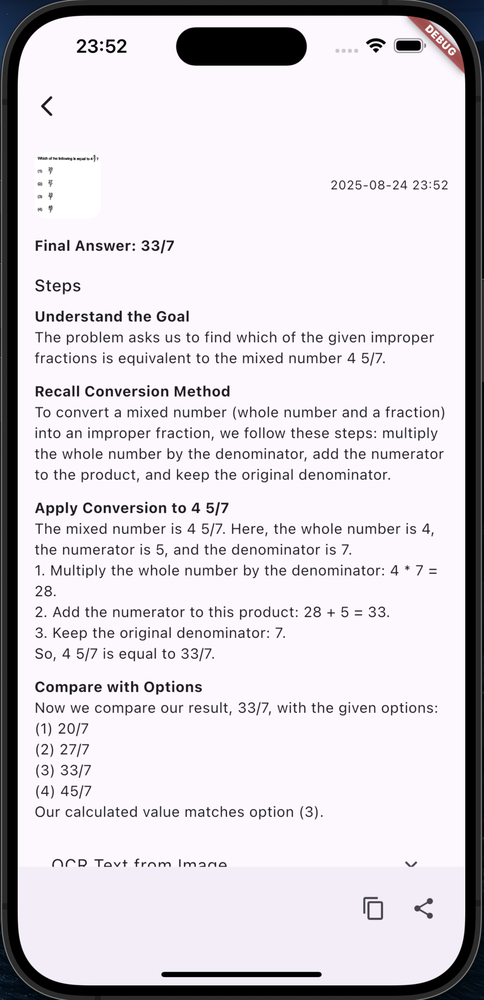
#> input picture assets/flutter_1.png, 484 x 1000 px, shrunk from 930 x 1922 before the run
$ python -i image_ocr.py   (imports and definitions only)
#> lines starting #> are read from the running program, lines starting #| are printed output that depends on the picture; after the words box and inside, x2 and y2 are one past the last pixel; in counts of white or black regions, pixels touching at a corner belong together
#> further down, picture is the input picture: shape (1000, 484, 3); mean B, G, R 216.3, 210.2, 214.9
from typing import Tuple
import re
import cv2
import numpy as np
import pytesseract

_MATH_LIKE_RE = re.compile(
    r"(=|[\+\-\*/^]|\\frac|\\sqrt|\\sum|\\int|\\lim|\\pi|\\theta|\\alpha|\\beta|\\le|\\ge|\\approx|\d)",
    re.I,
)


def _looks_like_math(text: str) -> bool:
    if not text:
        return False
    s = text.strip()
    if len(s) < 4:
        return False
    return bool(_MATH_LIKE_RE.search(s))


def _preprocess(img: np.ndarray) -> np.ndarray:
    g = cv2.cvtColor(img, cv2.COLOR_BGR2GRAY)
    g = cv2.medianBlur(g, 3)
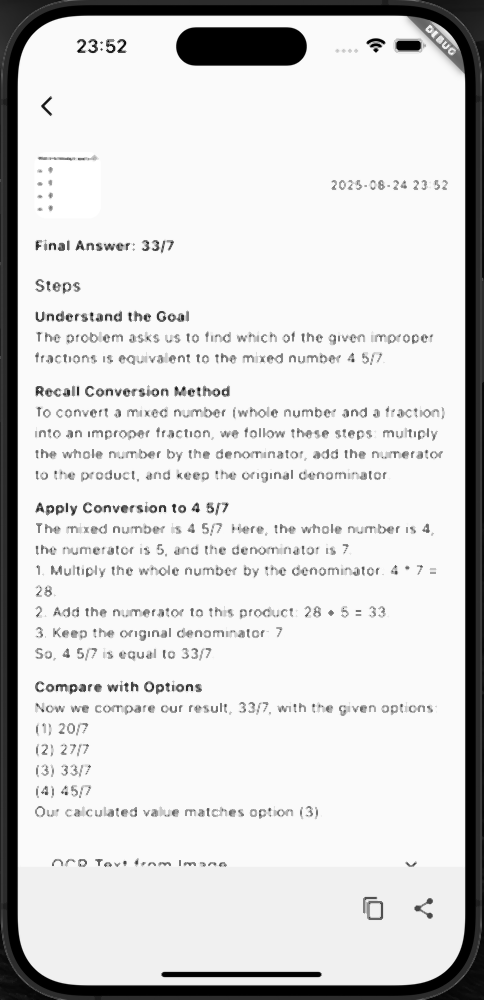
#> g: shape (1000, 484); min 0, max 255, mean 214.4
    thr = cv2.adaptiveThreshold(
        g, 255, cv2.ADAPTIVE_THRESH_GAUSSIAN_C, cv2.THRESH_BINARY, 31, 9
    )
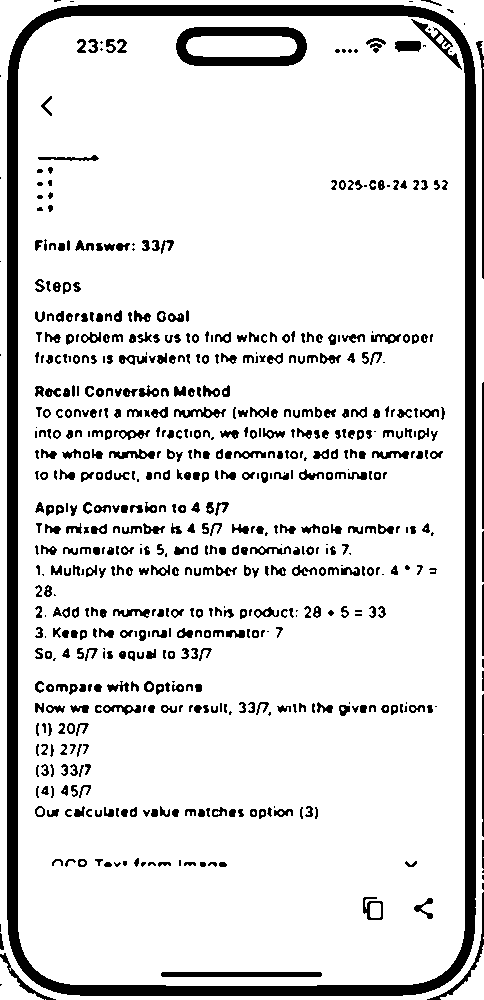
#> thr: shape (1000, 484); 86.7% white; 648 black regions (117 under 20 px), largest, box (x1, y1, x2, y2) and area: (7, 5, 476, 996) 29919, (176, 27, 307, 66) 2574, (161, 972, 322, 977) 801
    return thr


# [12 lines not run here, left out]

>>> import cv2
>>> picture = cv2.imread('../../../assets/flutter_1.png')
>>> result = _preprocess(picture)

$ run again, on assets/flutter_2.png
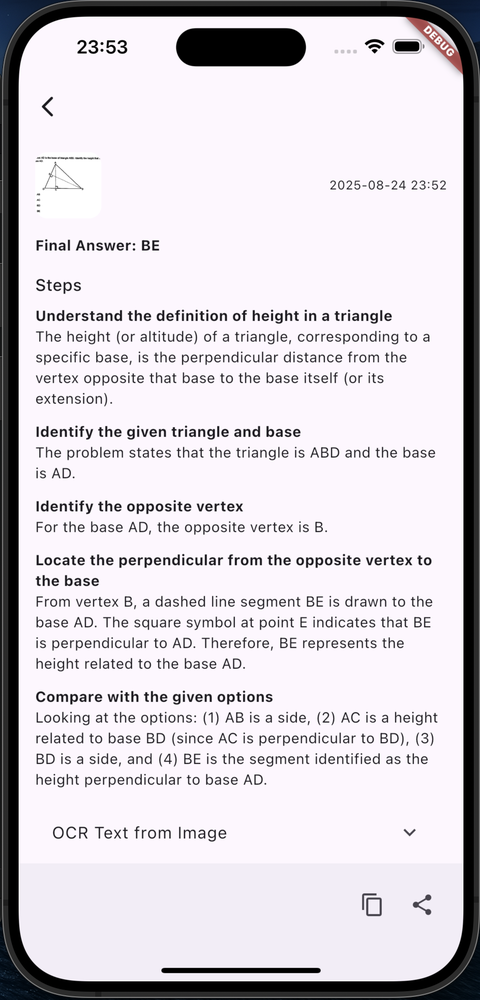
#> input picture assets/flutter_2.png, 480 x 1000 px, shrunk from 928 x 1932 before the run
#> picture is the input picture: shape (1000, 480, 3); mean B, G, R 214.7, 208.6, 213.2
#> in _preprocess, `g = cv2.medianBlur(g, 3)`:
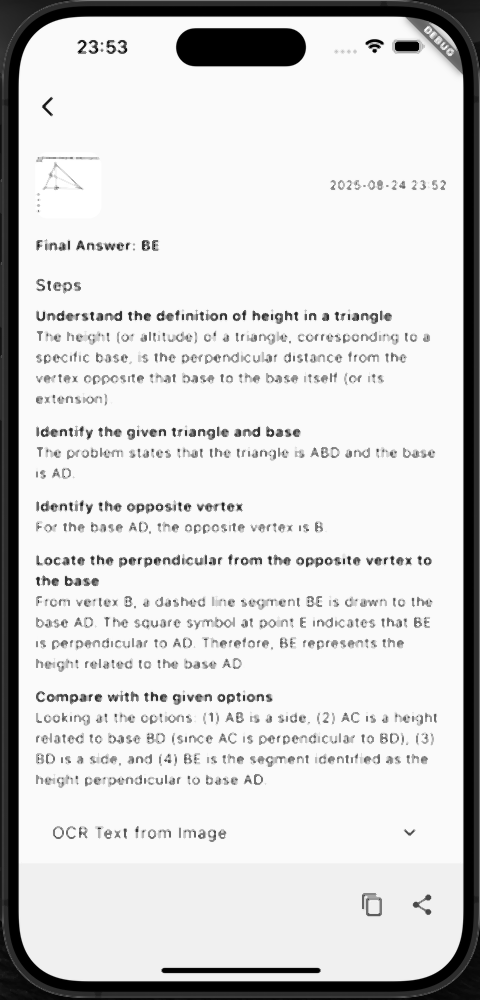
#> g: shape (1000, 480); min 0, max 255, mean 212.9
#> in _preprocess, `thr = cv2.adaptiveThreshold( g, 255, cv2.ADAPTIVE_THRESH_GAUSSIAN_C, c..`:
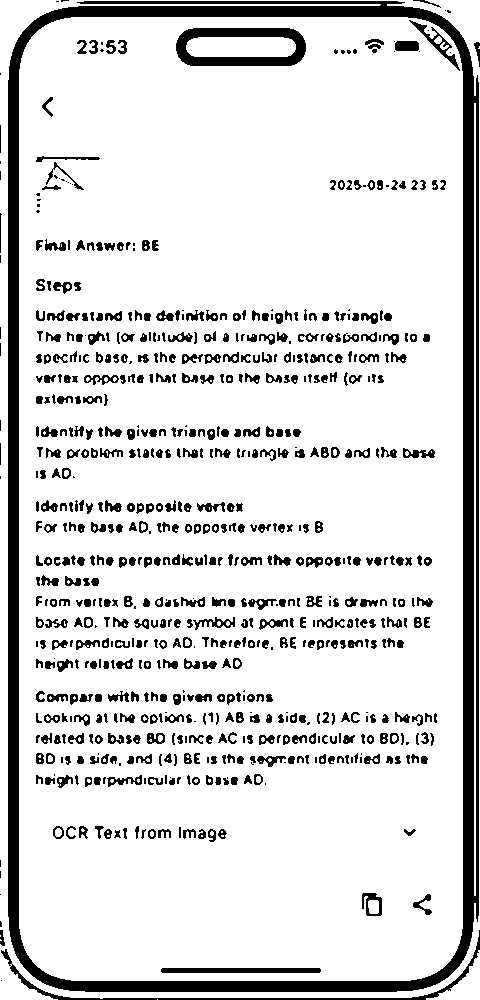
#> thr: shape (1000, 480); 85.4% white; 719 black regions (140 under 20 px), largest, box (x1, y1, x2, y2) and area: (8, 1, 479, 992) 33430, (176, 28, 306, 66) 2542, (1, 930, 480, 1000) 1403

$ run again, on assets/flutter_history.png
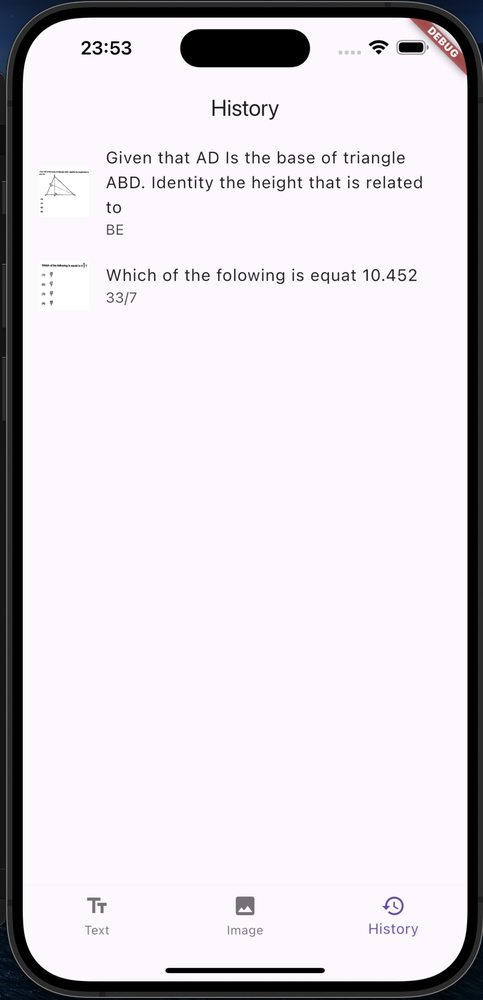
#> input picture assets/flutter_history.png, 483 x 1000 px, shrunk from 934 x 1934 before the run
#> picture is the input picture: shape (1000, 483, 3); mean B, G, R 221.3, 215.1, 220.1
#> in _preprocess, `thr = cv2.adaptiveThreshold( g, 255, cv2.ADAPTIVE_THRESH_GAUSSIAN_C, c..`:
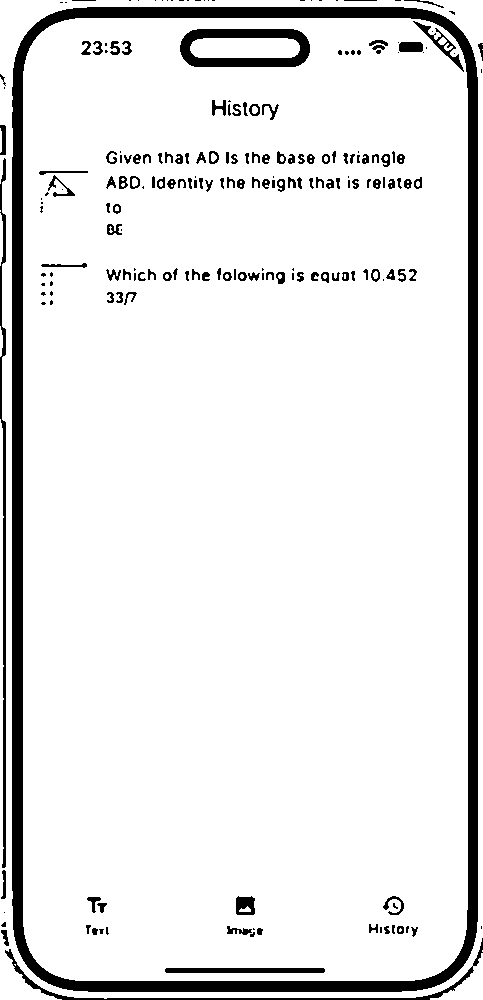
#> thr: shape (1000, 483); 90.9% white; 212 black regions (75 under 20 px), largest, box (x1, y1, x2, y2) and area: (12, 7, 478, 992) 28985, (180, 29, 310, 67) 2536, (0, 158, 6, 868) 1994

$ run again, on assets/problem_1.png
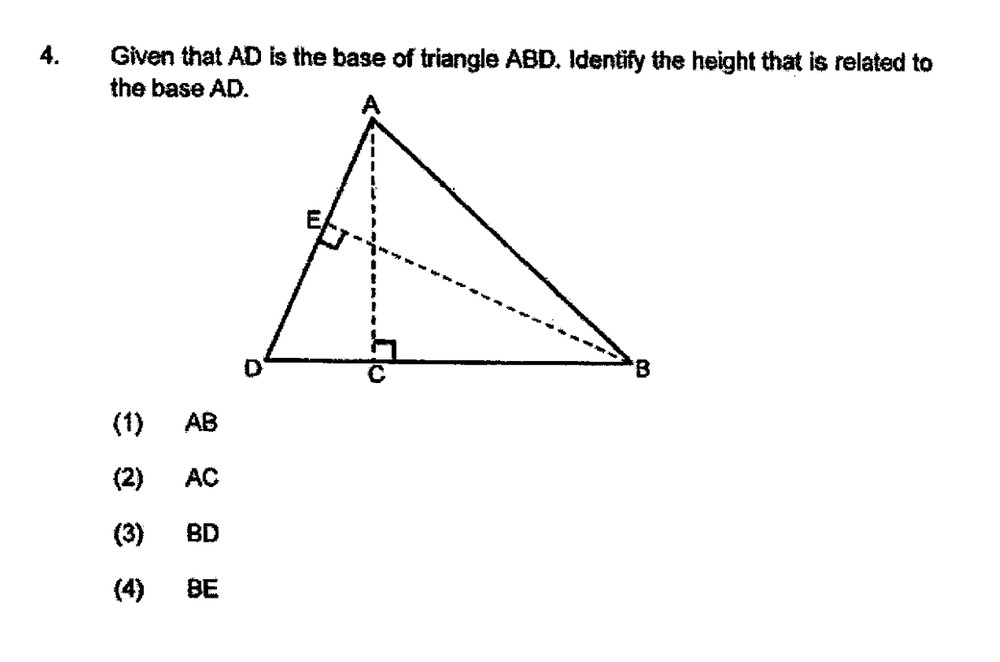
#> input picture assets/problem_1.png, 1000 x 662 px, shrunk from 1230 x 814 before the run
#> picture is the input picture: shape (662, 1000, 3); min 0, max 255, mean 248.1
#> in _preprocess, `thr = cv2.adaptiveThreshold( g, 255, cv2.ADAPTIVE_THRESH_GAUSSIAN_C, c..`:
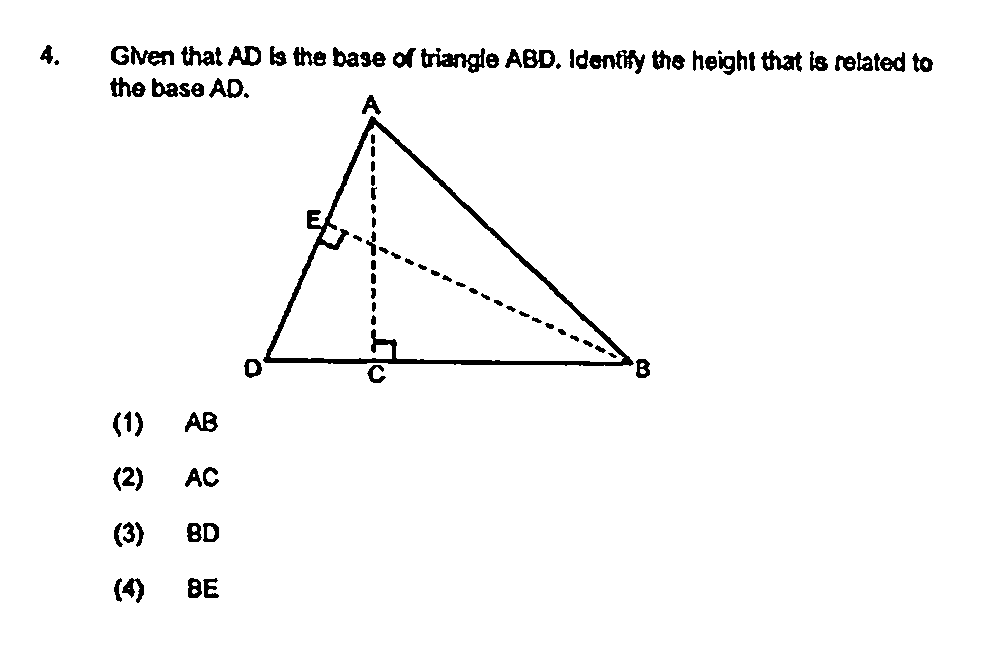
#> thr: shape (662, 1000); 97.1% white; 97 black regions (3 under 20 px), largest, box (x1, y1, x2, y2) and area: (263, 116, 634, 366) 5328, (421, 48, 485, 73) 702, (589, 50, 645, 74) 586
